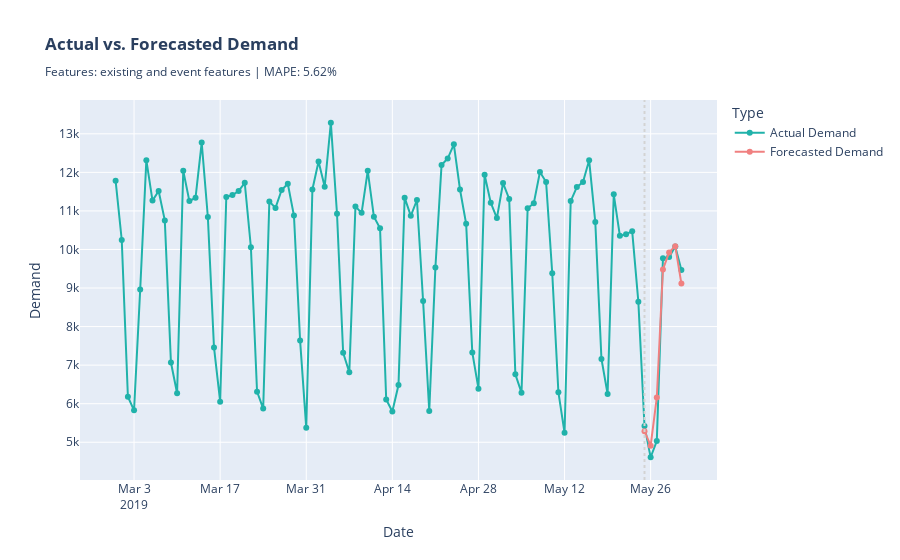
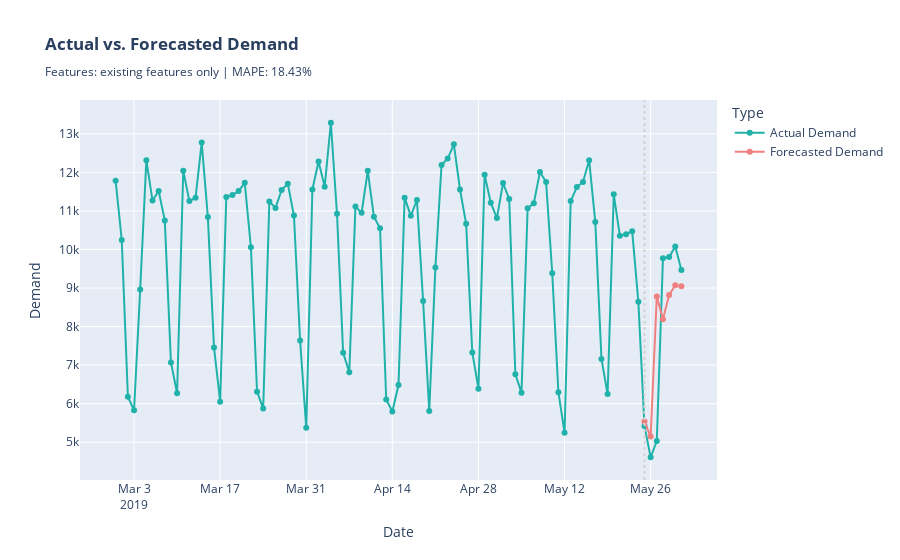

Write notebook code for charts like these, in order.
### Code cell
# train and evaluate models with different feature sets
# and compare forecast accuracy
results = {}

train, test = split_data(df=features_and_demand_df)

for include_event_features in [True, False]:
    if include_event_features:
        feature_columns = train.columns.difference(["date", "demand"])
        feature_set = "existing_and_event_features"
    else:
        feature_columns = [
            col
            for col in train.columns
            if col not in ["date", "demand"] and not col.startswith("phq_")
        ]
        feature_set = "existing_features_only"

    X_train = train[feature_columns]
    y_train = train["demand"]
    X_test = test[feature_columns]
    y_test = test["demand"]

    model = train_model(x_train=X_train, y_train=y_train)
    y_pred = model.predict(X_test)

    mape = mean_absolute_percentage_error(y_test, y_pred)

    plot_results(
        train=train,
        test=test,
        y_train=y_train,
        y_test=y_test,
        y_pred=y_pred,
        feature_set=feature_set,
        accuracy=mape,
    )

    results[feature_set] = {"mape": mape}


print("Forecast Error (MAPE):")
for features_set in results:
    print(
        f"--- Features: {features_set.replace('_',' ')}: {results[features_set]['mape']*100:.2f}%"
    )
forecast_uplift = calculate_forecast_uplift(
    base_metrics=results["existing_features_only"],
    new_metrics=results["existing_and_event_features"],
)
print(
    f"Forecast Accuracy Uplift (MAPE reduction): {forecast_uplift['mape_uplift']:.2f}%"
)
